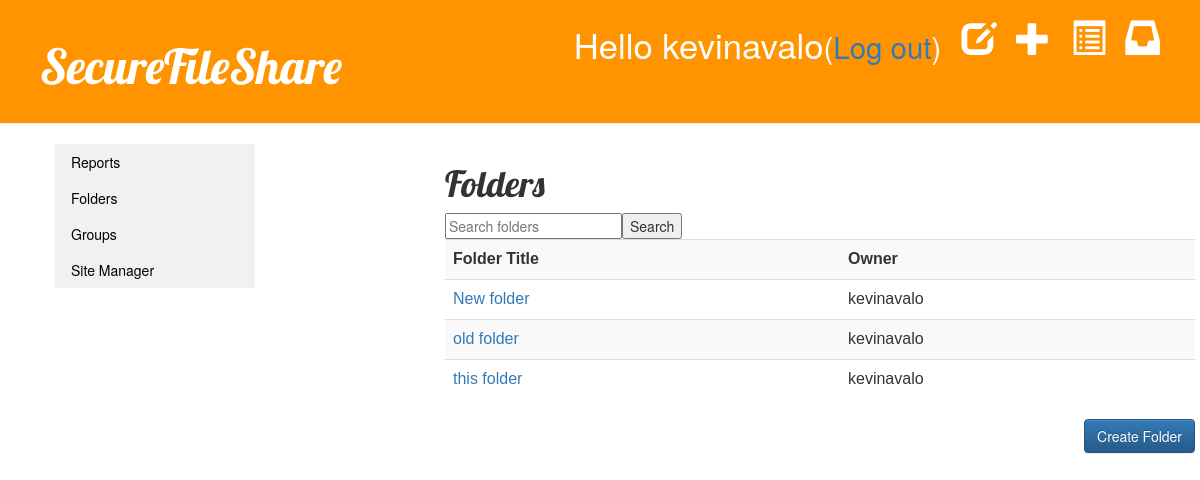
Screenshot of /folder/ (signed in) with the database file from the repository.
### blog/models.py (models this page shows, shortened)
class Folder(models.Model):
    name = models.CharField(max_length=100)
    user = models.CharField(max_length=100)

### blog/views.py (the view)
# urls.py: url(r'^folder/$', views.folder_list, name='folder_list'),
@login_required
def folder_list(request):
    query = request.GET.get("q")
    if query:
        folder_list = Folder.objects.filter(
            Q(name__icontains=query)|
            Q(user__icontains=query)
        )
    else:
        folder_list = Folder.objects.all()
    folders = []
    for f in folder_list:
       if f.user == request.user.username:
           folders.append(f);
    return render(request, 'folder/folder_list.html', {'folders' : folders})

### blog/templates/folder/folder_list.html
{% extends "blog/base.html" %}
{% block content %}
<h1>Folders</h1>
{% if user.is_authenticated %}
<table class="table table-inverse table-striped">
		<tr>
			<th>Folder Title</th>
			<th>Owner</th>
		</tr>
<form method='GET' action=''>
<input type='text' name='q' placeholder='Search folders' value='{{ request.GET.q }}'/>
<input type='submit' value='Search' />
{% for folder in folders %}
		<tr>
			<td><a href="{% url 'folder_detail' pk=folder.pk %}">{{ folder.name }}</a></td>
			<td>{{ folder.user }}</td>
		</tr>
{% endfor %}
</table>
<a href="{% url 'folder_new' %}"><button type="button" class="btn btn-primary">Create Folder</button>
{% else %}
<p> Please <a href="{% url 'login' %}">login</a> to continue.</p>
{% endif %}
{% endblock %}

### blog/templates/blog/base.html (shortened to what this page needs)
{% load static %}
<html>
  <head>
    <link rel="stylesheet" href="//maxcdn.bootstrapcdn.com/bootstrap/3.2.0/css/bootstrap.min.css">
    <link rel="stylesheet" href="//maxcdn.bootstrapcdn.com/bootstrap/3.2.0/css/bootstrap-theme.min.css">
    <link rel="stylesheet" href="{% static 'css/blog.css' %}">
  </head>
  <body>
    <div class="page-header">
      {% if user.is_authenticated %}
      <a href="{% url 'messages_inbox' %}" class="top-menu"><span class="glyphicon glyphicon-inbox"></span></a>
      <a href="{% url 'group_list' %}" class="top-menu"><span class="glyphicon glyphicon-list-alt"></span></a>
      <a href="{% url 'report_new' %}" class="top-menu"><span class="glyphicon glyphicon-plus"></span></a>
      <a href="{% url 'report_draft_list' %}" class="top-menu"><span class="glyphicon glyphicon-edit"></span></a>
      <p class="top-menu">Hello {{ user.username }}<small>(<a href="{% url 'logout' %}">Log out</a>)</small></p>
      {% else %}
      <a href="{% url 'login' %}" class="top-menu"><span class="glyphicon glyphicon-lock"></span></a>
      {% endif %}
      <h1><a href="/">SecureFileShare</a></h1>
    </div>
    <div class="content container">
      <div class="row">
        <div class="col-md-4">
        {% if user.is_authenticated %}
        {% block sidebar%}
          <ul class="subnavilist">
            <li><a href="{% url 'report_list' %} ">Reports</a></li>
            <li><a href="{% url 'folder_list' %} ">Folders</a></li>
            <li><a href="{% url 'group_list' %} ">Groups</a></li>
            {% if user.is_superuser %}
            <li><a href="{% url 'site_manager_actions' %} ">Site Manager</a></li>
            {% endif %}
        {% endblock %}
        {% endif %}
        </ul>
        </div>
        <div class="col-md-8">
          {% block content %}
          {% endblock %}
        </div>
      </div>
    </div>
</body></html>

### blog/static/css/blog.css (style rules this page uses)
.page-header { background-color: #ff9400; margin-top: 0; padding: 20px 20px 20px 40px; }
.page-header h1, .page-header h1 a, .page-header h1 a:visited, .page-header h1 a:active { color: #ffffff; font-size: 36pt; text-decoration: none; }
.content { margin-left: 40px; }
h1, h2, h3, h4 { font-family: 'Lobster', cursive; }
.top-menu, .top-menu:hover, .top-menu:visited { color: #ffffff; float: right; font-size: 26pt; margin-right: 20px; }
table { font-family: arial, sans-serif; border-collapse: collapse; width: 100%; }
ul { list-style-type: none; margin: 0; padding: 0; width: 200px; background-color: #f1f1f1; }
li a { display: block; color: #000; padding: 8px 16px; text-decoration: none; }
.btn-primary { float: right; }

### rows the page displays
Folder: name "New folder", user "kevinavalo"
Folder: name "old folder", user "kevinavalo"
Folder: name "this folder", user "kevinavalo"

### other values shown
{{ user.username }} "kevinavalo"
